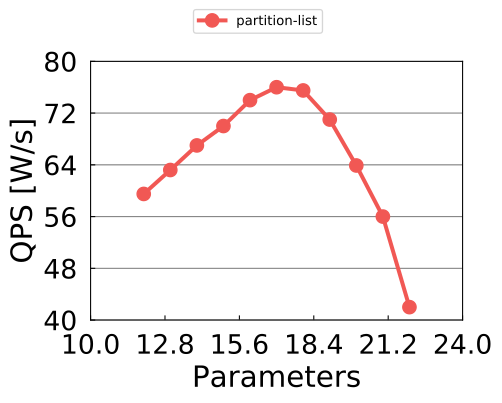

This figure's Python source:
from common import *

# example for reading csv file
def ReadFile():
  parameters = []
  standards = []
  cdfs = []
  bounds = []
  partitions = []
  with open('p.csv') as csvfile:
    rows = csv.reader(csvfile, delimiter = ',')
    
    count = 0
    for row in rows:
      parameters.append(int(row[0]))
      partitions.append(float(row[1]))

  lines = [partitions]
  return parameters, lines

# draw a line chart
def DrawFigure(x_values, y_values, legend_labels, x_label, y_label, x_min, x_max, y_min, y_max, folder, filename, allow_legend, color_map = COLOR_MAP):

  assert(len(legend_labels) >= len(y_values))

  # you may change the figure size on your own.
  fig = plt.figure(figsize=(5,3.5))
  ax = fig.add_subplot(111)

  lines = [None] * (len(y_values))
  for i in range(len(y_values)):
    lines[i], = ax.plot(x_values, y_values[i], color=color_map[i], \
                linewidth=LINE_WIDTH, marker=MARKERS[i], \
                markersize=MARKER_SIZE, label=legend_labels[i])

  # sometimes you may not want to draw legends.
  if allow_legend == True:
    ax.legend(lines, legend_labels, prop=LEGEND_FP, 
                     loc='upper center', ncol=4, bbox_to_anchor=(0.45, 1.2), shadow=False,
                     frameon=True, borderaxespad=0.0, handlelength=2, labelspacing=0.2)

  plt.xticks(x_values)
  # you may control the limits on your own.
  plt.xlim(x_min, x_max)
  plt.ylim(y_min, y_max)

  ax.grid(axis='y',color='gray')
  #ax.set_xscale('log',basex=2)
  ax.yaxis.set_major_locator(LinearLocator(6))
  ax.xaxis.set_major_locator(LinearLocator(6))
  
  ax.get_xaxis().set_tick_params(direction='in', pad=10)
  ax.get_yaxis().set_tick_params(direction='in', pad=10)
  
  plt.xlabel(x_label, fontproperties=LABEL_FP)
  plt.ylabel(y_label, fontproperties=LABEL_FP)
  
  size = fig.get_size_inches()
  dpi = fig.get_dpi()

  if not os.path.exists(folder):
    os.makedirs(folder)
  
  plt.savefig(folder + "/" + filename + ".svg", bbox_inches='tight', format='svg')


if __name__ == "__main__":

  figure_folder='./'

  # draw line chart
  legend_labels = ['partition-list']
  parameters, lines = ReadFile()

  DrawFigure(parameters, lines, legend_labels, 'Parameters', 'QPS [W/s]', 10, 24
, 40, 80, figure_folder, 'p', True)
